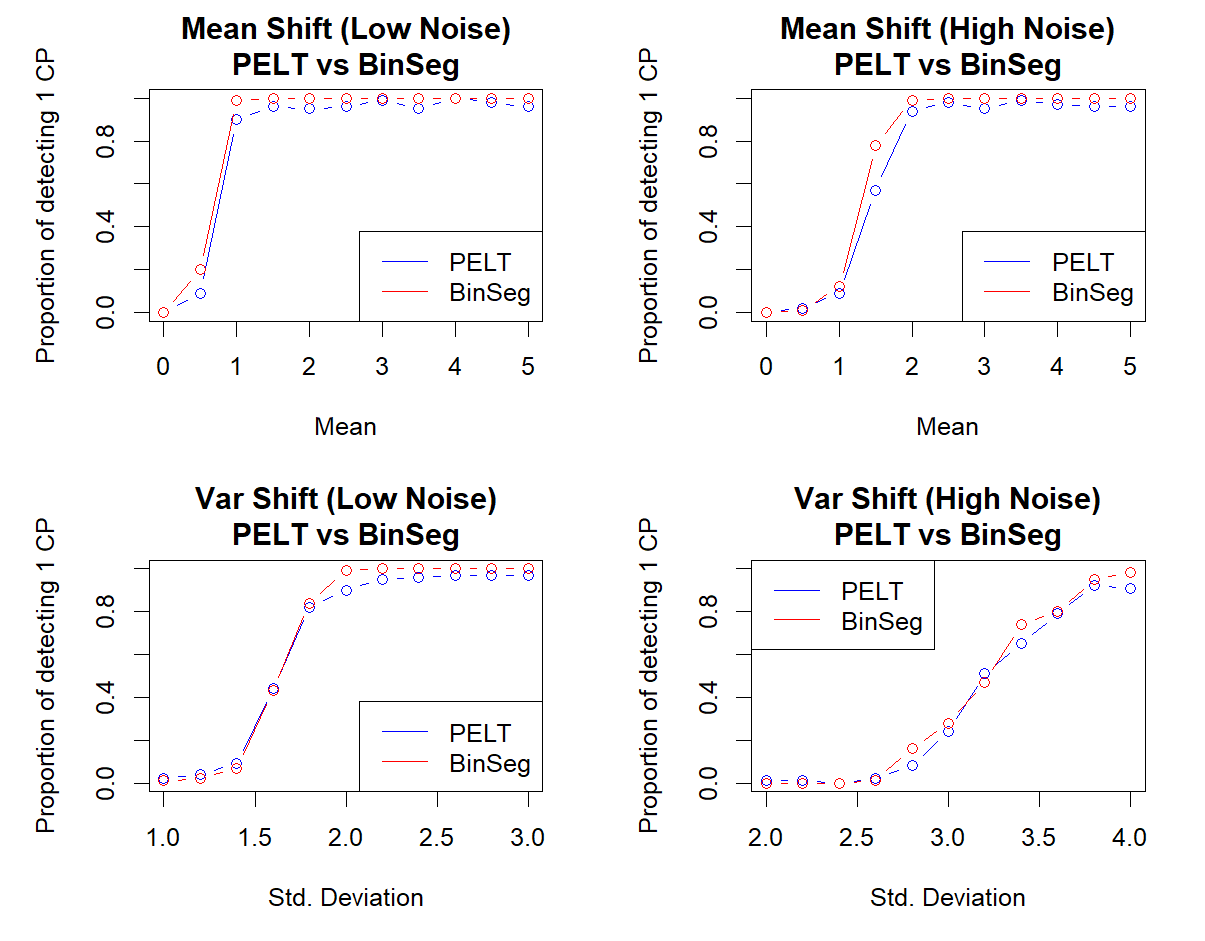

Recreate this plot in R.
###############################################################################
# 0) LOAD REQUIRED PACKAGE
###############################################################################
library(changepoint)

###############################################################################
# 1) DATA SIMULATION: SINGLE CHANGE (MEAN + VAR)
###############################################################################
simulate_single_meanvar <- function(
    n = 200,
    mean1 = 0, mean2 = 3,
    sd1   = 1, sd2   = 2
){
  # Each segment is length n/2 -> single boundary at index n/2
  half <- n / 2
  seg1 <- rnorm(half, mean=mean1, sd=sd1)
  seg2 <- rnorm(half, mean=mean2, sd=sd2)
  c(seg1, seg2)
}

###############################################################################
# 2) DETECTION: PELT OR BINSEG (SINGLE CHANGE)
###############################################################################
detect_pelt_1change <- function(x, penalty="MBIC"){
  # cpt.meanvar with PELT, typically 0..∞ CP, but for 1 boundary data
  cpt.meanvar(x, method="PELT", penalty=penalty)
}

detect_binseg_1change <- function(x, penalty="MBIC"){
  # cpt.meanvar with BinSeg, Q=1 => up to 1 CP
  cpt.meanvar(x, method="BinSeg", penalty=penalty, Q=1)
}

###############################################################################
# 3) REPEATED SIMULATION
###############################################################################
# We'll define repeat functions for PELT/BinSeg, specifying (mean1,mean2,sd1,sd2).

repeat_pelt_meanvar <- function(times=100, n=200,
                                mean1=0, mean2=5,
                                sd1=1, sd2=2,
                                penalty="MBIC")
{
  results <- integer(times)
  for(i in seq_len(times)){
    x <- simulate_single_meanvar(n, mean1, mean2, sd1, sd2)
    fit <- detect_pelt_1change(x, penalty)
    results[i] <- length(cpts(fit))
  }
  results
}

repeat_binseg_meanvar <- function(times=100, n=200,
                                  mean1=0, mean2=5,
                                  sd1=1, sd2=2,
                                  penalty="MBIC")
{
  results <- integer(times)
  for(i in seq_len(times)){
    x <- simulate_single_meanvar(n, mean1, mean2, sd1, sd2)
    fit <- detect_binseg_1change(x, penalty)
    results[i] <- length(cpts(fit))
  }
  results
}

###############################################################################
# 4) SENSITIVITY: VARY MEAN SHIFT (NO VAR SHIFT) FOR LOW vs. HIGH NOISE
###############################################################################
# We'll define functions that vary mean2 from 0..5 while mean1=0,
# but keep sd1=sd2 either =1 (low noise) or =2 (high noise).
# We'll do PELT or BinSeg by param 'method'.

sensitivity_mean_shift <- function(method=c("PELT","BinSeg"),
                                   n=200,
                                   mean_seq=seq(0,5,by=0.5),
                                   sd_val=1,   # 1 => low noise, 2 => high noise
                                   times=100,
                                   penalty="MBIC")
{
  method <- match.arg(method)
  prop_1cp <- numeric(length(mean_seq))
  
  for(k in seq_along(mean_seq)){
    if(method=="PELT"){
      res <- repeat_pelt_meanvar(times, n,
                                 mean1=0, mean2=mean_seq[k],
                                 sd1=sd_val, sd2=sd_val,
                                 penalty=penalty)
    } else {
      res <- repeat_binseg_meanvar(times, n,
                                   mean1=0, mean2=mean_seq[k],
                                   sd1=sd_val, sd2=sd_val,
                                   penalty=penalty)
    }
    prop_1cp[k] <- mean(res==1)
  }
  data.frame(mean2=mean_seq, prop_1cp=prop_1cp)
}

###############################################################################
# 5) SENSITIVITY: VARY VAR SHIFT (NO MEAN SHIFT) FOR LOW vs. HIGH NOISE
###############################################################################
# We'll define functions that vary sd2 from 1..3 while sd1=1 or 2,
# but keep mean1=mean2=0.

sensitivity_var_shift <- function(method=c("PELT","BinSeg"),
                                  n=200,
                                  sd_seq=seq(1,3,by=0.2),
                                  mean_val=0,   # no mean shift => mean1=mean2=0
                                  sd_base=1,    # 1 => low noise base, or 2 => high noise base
                                  times=100,
                                  penalty="MBIC")
{
  method <- match.arg(method)
  prop_1cp <- numeric(length(sd_seq))
  
  for(k in seq_along(sd_seq)){
    if(method=="PELT"){
      res <- repeat_pelt_meanvar(times, n,
                                 mean1=mean_val, mean2=mean_val,
                                 sd1=sd_base, sd2=sd_seq[k],
                                 penalty=penalty)
    } else {
      res <- repeat_binseg_meanvar(times, n,
                                   mean1=mean_val, mean2=mean_val,
                                   sd1=sd_base, sd2=sd_seq[k],
                                   penalty=penalty)
    }
    prop_1cp[k] <- mean(res==1)
  }
  data.frame(sd2=sd_seq, prop_1cp=prop_1cp)
}

###############################################################################
# 6) EXAMPLES: PLOT RESULTS
###############################################################################
# We'll produce 4 small plots:
#  A) Mean shift, low noise
#  B) Mean shift, high noise
#  C) Var shift, low noise
#  D) Var shift, high noise
# We'll do PELT vs BinSeg side-by-side for each scenario.

par(mfrow=c(2,2), mar=c(5,5,3,2))

### (A) Mean Shift, Low Noise
ms_low_pelt   <- sensitivity_mean_shift(method="PELT", mean_seq=seq(0,5,by=0.5), sd_val=1)
ms_low_binseg <- sensitivity_mean_shift(method="BinSeg", mean_seq=seq(0,5,by=0.5), sd_val=1)

plot(ms_low_pelt$mean2, ms_low_pelt$prop_1cp,
     type="b", col="blue",
     main="Mean Shift (Low Noise)\nPELT vs BinSeg",
     xlab="Mean", ylab="Proportion of detecting 1 CP", ylim=c(0,1))
lines(ms_low_binseg$mean2, ms_low_binseg$prop_1cp, type="b", col="red")
legend("bottomright", legend=c("PELT","BinSeg"), col=c("blue","red"), lty=1)

### (B) Mean Shift, High Noise
ms_high_pelt   <- sensitivity_mean_shift(method="PELT", mean_seq=seq(0,5,by=0.5), sd_val=2)
ms_high_binseg <- sensitivity_mean_shift(method="BinSeg", mean_seq=seq(0,5,by=0.5), sd_val=2)

plot(ms_high_pelt$mean2, ms_high_pelt$prop_1cp,
     type="b", col="blue",
     main="Mean Shift (High Noise)\nPELT vs BinSeg",
     xlab="Mean", ylab="Proportion of detecting 1 CP", ylim=c(0,1))
lines(ms_high_binseg$mean2, ms_high_binseg$prop_1cp, type="b", col="red")
legend("bottomright", legend=c("PELT","BinSeg"), col=c("blue","red"), lty=1)

### (C) Var Shift, Low Noise
vs_low_pelt   <- sensitivity_var_shift(method="PELT", sd_seq=seq(1,3,by=0.2), sd_base=1)
vs_low_binseg <- sensitivity_var_shift(method="BinSeg", sd_seq=seq(1,3,by=0.2), sd_base=1)

plot(vs_low_pelt$sd2, vs_low_pelt$prop_1cp,
     type="b", col="blue",
     main="Var Shift (Low Noise)\nPELT vs BinSeg",
     xlab="Std. Deviation", ylab="Proportion of detecting 1 CP", ylim=c(0,1))
lines(vs_low_binseg$sd2, vs_low_binseg$prop_1cp, type="b", col="red")
legend("bottomright", legend=c("PELT","BinSeg"), col=c("blue","red"), lty=1)

### (D) Var Shift, High Noise
# now base sd=2, so segment1 sd=2, segment2 in [2..4, etc.]
vs_high_pelt   <- sensitivity_var_shift(method="PELT", sd_seq=seq(2,4,by=0.2), sd_base=2)
vs_high_binseg <- sensitivity_var_shift(method="BinSeg", sd_seq=seq(2,4,by=0.2), sd_base=2)

plot(vs_high_pelt$sd2, vs_high_pelt$prop_1cp,
     type="b", col="blue",
     main="Var Shift (High Noise)\nPELT vs BinSeg",
     xlab="Std. Deviation", ylab="Proportion of detecting 1 CP", ylim=c(0,1))
lines(vs_high_binseg$sd2, vs_high_binseg$prop_1cp, type="b", col="red")
legend("topleft", legend=c("PELT","BinSeg"), col=c("blue","red"), lty=1)

###############################################################################
# DONE: Single code block for single-change in mean & variance,
# with both "low" (sd=1) and "high" (sd=2) scenarios for PELT and BinSeg.
###############################################################################
###############################################################################
# EXAMPLE: Overlaying plot(fit_binseg, ...) and plot(fit_pelt, add=TRUE)
###############################################################################
set.seed(123)
# Generate a two-segment time series (change at index 51)
x <- c(rnorm(50, 0, 1), rnorm(50, 5, 1))

library(changepoint)
# Fit using BinSeg & PELT
fit_binseg <- cpt.meanvar(x, method = "BinSeg", penalty = "MBIC", Q = 1)
fit_pelt   <- cpt.meanvar(x, method = "PELT",   penalty = "MBIC")

# Plot the time series
plot(x, type = "l", main = "Time Series with Change Points",
     xlab = "Time Index", ylab = "Value")

# Overlay the detected change points (first change point from each)
abline(v = cpts(fit_binseg)[1], col = "red", lwd = 2, lty = 2, xpd=FALSE)
abline(v = cpts(fit_pelt)[1],   col = "blue", lwd = 2, lty = 2, xpd=FALSE)

par(mfrow=c(1,1))
